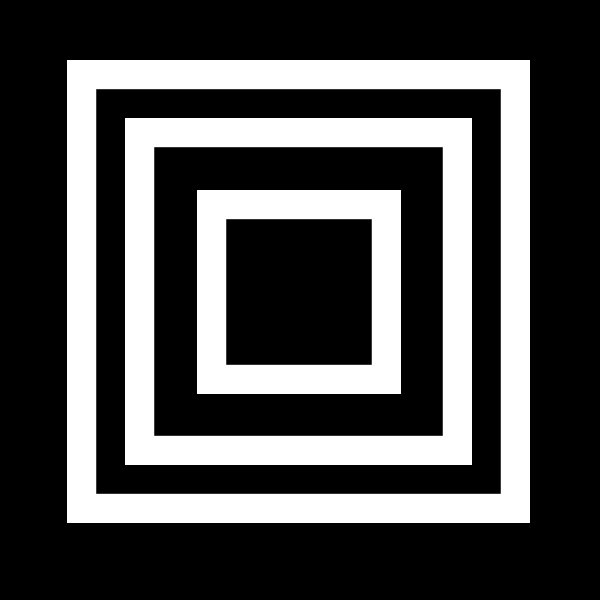
#> input picture week2/img/contours/cont.png, 600 x 600 px
$ jupyter execute contours.ipynb
#> lines starting #> are read from the running program, lines starting #| are printed output that depends on the picture; after the words box and inside, x2 and y2 are one past the last pixel; in counts of white or black regions, pixels touching at a corner belong together
<h1>외곽선 검출</h1>

    객체의 외각선은 객체 영역 픽셀 중에서 배경 영역과 인접한 일련의 픽셀을 의미한다.

    OpenCV에서는 이 외각선을 그리는 점들을 모아 contours 변수로 정리하여 사용한다.


    이 사진을 예시로 들면 저 원을 구성하는 점들의 좌표를 contours 변수에 넣을 수 있다.

    이런 외각선을 검출해주는 기능을 OpenCV에서는 findContours()를 통해 사용할 수 있다.
    사용가능한 인자들은 아래와 같다.


    findContours() 메소드는 반드시 이진화가 선행되어야 한다.
    0이 아닌 값이 있다면 그것을 객체로 인식해 외각선을 검출한다.

    hierarchy 인자는 계층 정보에 대한 값을 반환하는 것인데
    x번째 외각선이 있다고 가정하면 다음과 같은 값을 가진다.
|||
|:---:|:---:|
|hierarchy[x][0]|다음 외곽선 번호|
|hierarchy[x][1]|이전 외곽선 번호|
|hierarchy[x][2]|자식 외곽선 번호|
|hierarchy[x][3]|부모 외곽선|

    만약 해당 외곽선이 존재하지 않으면 1을 반환한다.


    mode인자는 외곽선을 검출하는 방법을 선택할 수 있다.
    mode에서 사용가능한 RetrievalModes 상수 리스트는 다음과 같다.

|상수명|설명|
|:---:|:---:|
|RETR_EXTERNAL|객체 바깥쪽 외각선만 검색, 계층 구조 X|
|RETR_LIST|객체 바깥쪽과 안쪽 모두 검색, 계층 구조 X|
|RETR_CCOMP|모든 외각선 검색, 2단계 계층 구조|
|RETR_TREE|모든 외각선 검색, 전체 계층 구조|

    method 인자에는 검출된 외곽선 점들의 좌표를 근사화 하는 방법을 지정할 수 있다.
    method 인자에서 사용 가능한 Contour Approximation Modes 상수는 아래와 같다.

|상수명|설명|
|:---:|:---:|
|CHAIN_APPROX_NONE|모든 외곽선 점들의 좌표를 지정|
|CHAIN_APPROX_SIMPLE|외곽선 중에서 수평선 수직선 대각선 성분은 끝점만 저장|
|CHAIN_APPROX_TC89_L1|Teh & Chin L1 근사화|
|CHAIN_APPROX_TC89_KCOS|Teh & Chin k cos 근사화|

    findContours()로 외곽선을 찾았다면 drawContours()를 통해 외곽선을 그릴 수 있다.
    사용가능한 인자들은 다음과 같다.


[cell 1]
import cv2
import matplotlib.pyplot as plt
import numpy as np

def two_img_show(fir_img,fir_name,sec_img,sec_name):
    fig = plt.figure()
    fig.set_size_inches(20, 20)
    rows = 1
    cols = 2
    ax1 = fig.add_subplot(rows, cols, 1)
    ax1.imshow(cv2.cvtColor(fir_img, cv2.COLOR_BGR2RGB))
    ax1.set_title(fir_name)
    ax1.axis("off")

    ax2 = fig.add_subplot(rows, cols, 2)
    ax2.imshow(cv2.cvtColor(sec_img, cv2.COLOR_BGR2RGB))
    ax2.set_title(sec_name)
    ax2.axis("off")

    plt.show()

[cell 2]
#사용할 이미지
img = cv2.imread("./img/contours/cont.png",cv2.IMREAD_GRAYSCALE)
#> img is the input picture: shape (600, 600); min 0, max 255, mean 76.7
origin_img = cv2.imread("./img/contours/cont.png")
border , binary = cv2.threshold(img,150,255,cv2.THRESH_BINARY)
#> binary: shape (600, 600); 29.9% white; 3 white regions
plt.imshow(img,cmap='gray')

[cell 3]
#findContours로 외각선 검출
contours , h = cv2.findContours(img,cv2.RETR_CCOMP,cv2.CHAIN_APPROX_NONE)
#> contours = 6 contours; box (x1, y1, x2, y2) and area: (67, 60, 530, 523) 213444, (96, 89, 501, 494) 163214, (125, 118, 472, 465) 119716, (154, 147, 443, 436) 82942, (197, 190, 401, 394) 41209, (226, 219, 372, 365) 21023; h = [[2, -1, 1, -1], [-1, -1, -1, 0], [4, 0, 3, -1], [-1, -1, -1, 2], [-1, 2, 5, -1], [-1, -1, -1, 4]]
contours
#> Out has the same summary as contours

[cell 4]
output_img = origin_img.copy()
cv2.drawContours(output_img,contours,-1,(0,255,0),4)
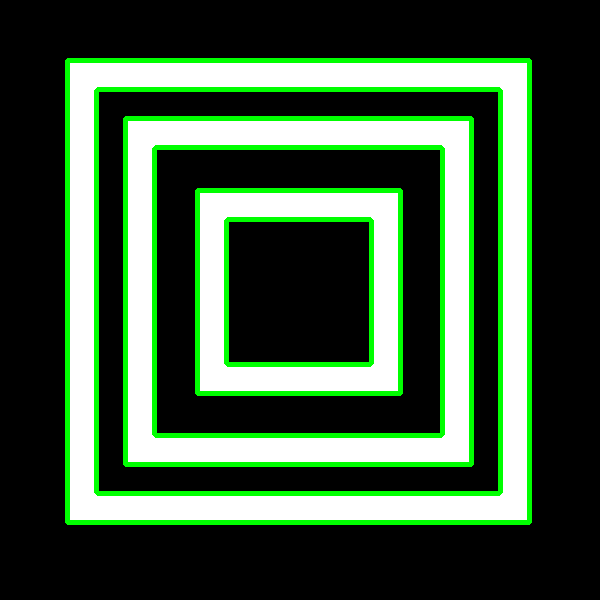
#> output_img: shape (600, 600, 3); 10.24% of pixels changed, all inside (x1, y1, x2, y2) = (65, 58, 532, 525)
two_img_show(origin_img,'origin',output_img,'find_contours')
#> in two_img_show, `plt.show()`:
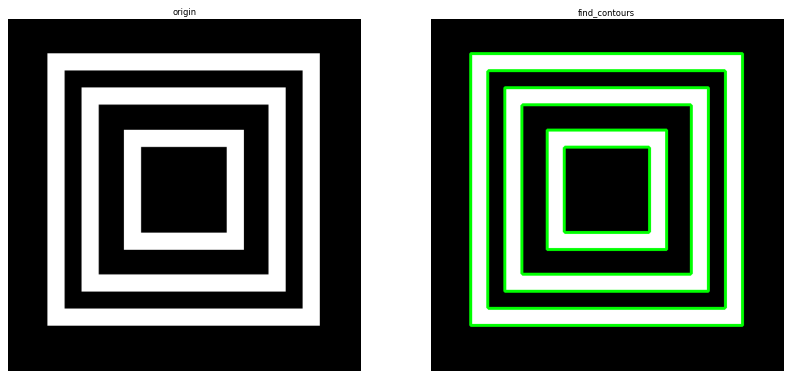
#> figure drawn by matplotlib, 2 panels
